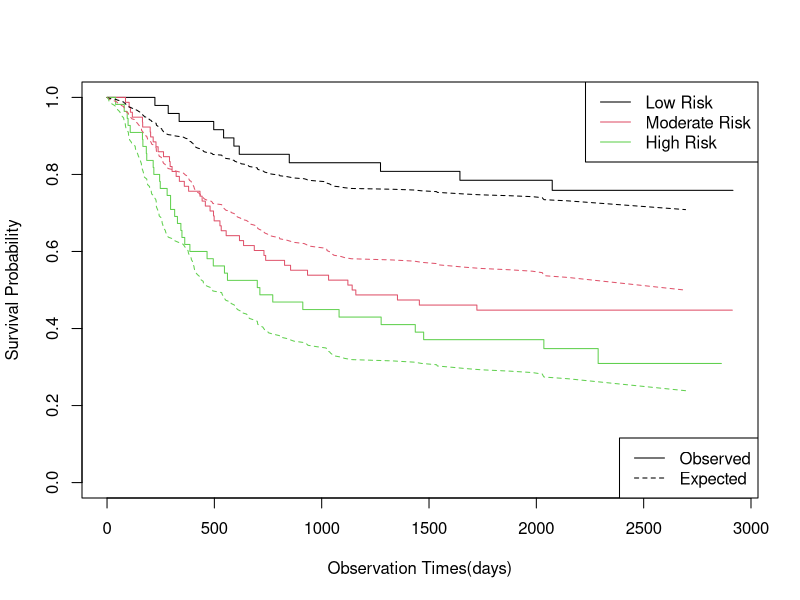
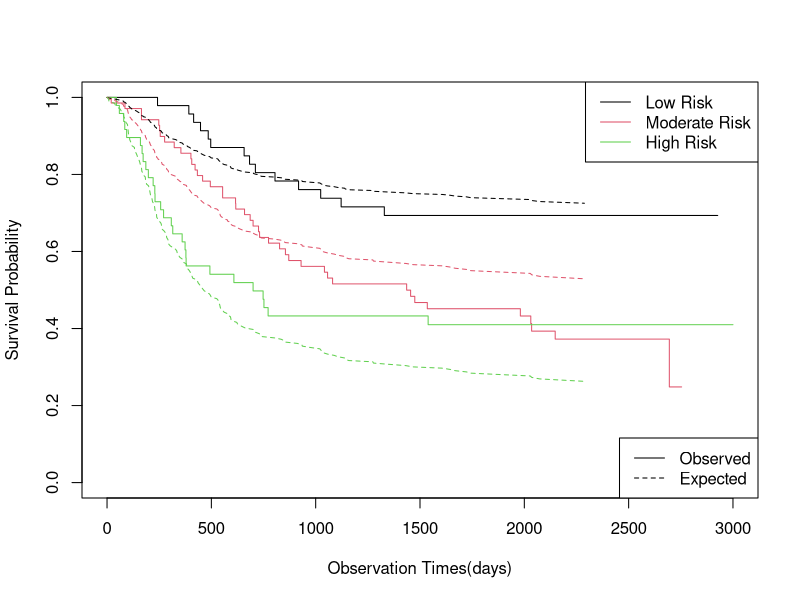
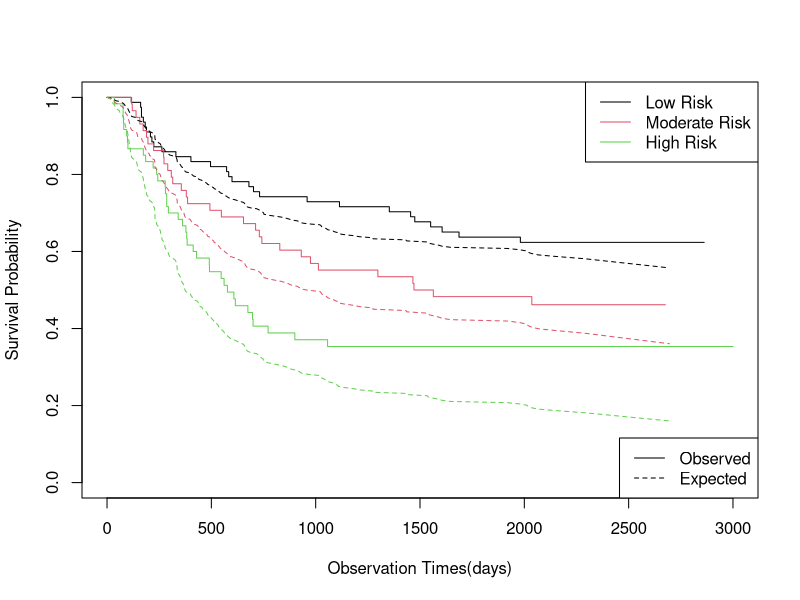
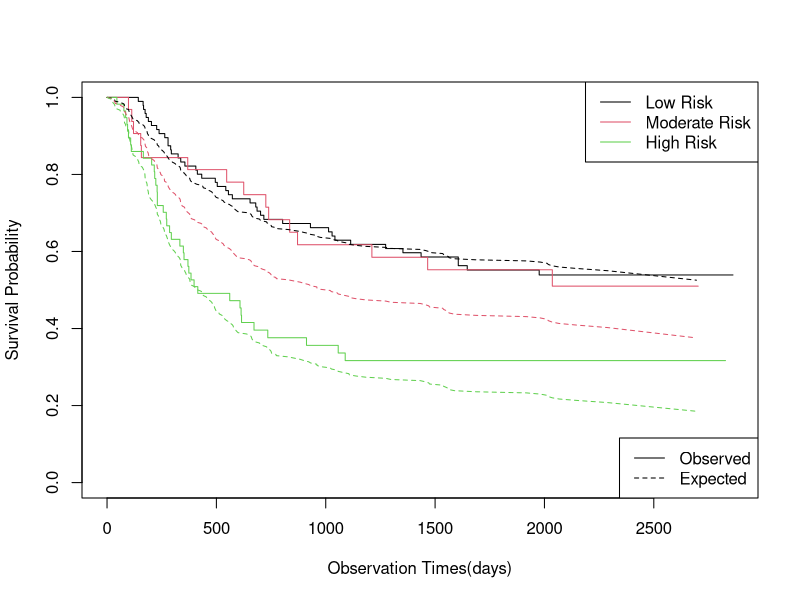

These charts were generated, in order, by the following R code:
library(survival)
data(colon)
#summary(colon)
# data for Ran's group Patient ids assigned 101-910

data <- colon[201:1820,] 
rownames(data) <- NULL
data[is.na(data$differ),"differ"] <- 2# replace 26 NA in differ with median value 2

# replace Age >= 60 to 1, and Age < 60 to 0
data[data$age >= 60, "age"] <- 1
data[data$age < 60 & data$age > 1, "age"] <- 0
new.data <- data
#cor(new.data[-c(1,2,3,10,15,16)]) 

# correlation between nodes(without NA) and node4 is high, and we decided to remove nodes because it has the NA missing data

#rownames(new.data) <- NULL
#new.data[is.na(new.data$differ),"differ"] <- 2
new.data$nodes <- NULL #node4 (>4), has relatively greater correlation with other variables compared with nodes

recurrence <- subset(new.data, new.data$etype == 1)
rownames(recurrence) <- NULL
death <- subset(new.data, new.data$etype == 2)
rownames(death) <- NULL

recur.obs <- subset(recurrence, recurrence$rx == "Obs")
rownames(recur.obs) <- NULL
recur.obs$rx <- droplevels(recur.obs$rx)
recur.lev <- recurrence[which (recurrence$rx == "Lev"),]
rownames(recur.lev) <- NULL
recur.lev$rx <- droplevels(recur.lev$rx)
recur.5fu <- subset(recurrence, recurrence$rx == "Lev+5FU")
rownames(recur.5fu) <- NULL
recur.5fu$rx <- droplevels(recur.5fu$rx)


######################### Prediction : Recurrence ####################################
########## Training set and Validation Set: Option 1 ##########
# randomly select 2/3 (540) of the patients from the observational group as training data, and use the rest 1/3(264) as the validation data
# We do not want to involve the treatment effect here to affect the proportional hazard model
set.seed(10)
train.row <- sample(seq_len(nrow(recurrence)), size = 540) #set randomly selected 183 rows in training set

train.rec <- recurrence[train.row,]
rownames(train.rec) <- NULL
valid.rec <- recurrence[-train.row,]
rownames(valid.rec) <- NULL

#######recurrence + Lev+5FU set in training model###########

train.obslev5 <- subset(train.rec, train.rec$rx == "Obs" | train.rec$rx == "Lev+5FU")
valid.obslev5 <- subset(valid.rec, valid.rec$rx == "Obs" | valid.rec$rx == "Lev+5FU")
rownames(train.obslev5) <- NULL
train.obslev5$rx <- droplevels(train.obslev5$rx)
rownames(valid.obslev5) <- NULL
valid.obslev5$rx <- droplevels(valid.obslev5$rx)
full.pre.lev5 <- coxph(Surv(train.obslev5$time, train.obslev5$status)~rx + sex + age + obstruct + perfor + adhere + node4 + factor(differ) + factor(extent) + surg, data = train.obslev5) 
step(full.pre.lev5, direction = c("both"))

# Thus, our final prediction model for lev5FU is
pre.lev5 <- coxph(formula = Surv(train.obslev5$time, train.obslev5$status) ~ rx + node4 + factor(differ) + factor(extent) + surg, data = train.obslev5)
summary(pre.lev5) #significant

# Diagnosis####


### change value of rx (lev+5FU = 1, obs = 0) for calculation
X.train <- model.matrix(pre.lev5)
X.valid <- model.matrix(~rx + node4 + factor(differ) + factor(extent) + surg , data = valid.obslev5)
X.valid <- X.valid[,-1]

#extract the coefficient from previous selected model without NA
coef.lev5 <- coef(pre.lev5)
coef.lev5 <- as.numeric(coef.lev5)
coef.lev5 <- coef.lev5[!is.na(coef.lev5)]

risk.train <- X.train %*% coef.lev5
risk.valid <- X.valid %*% coef.lev5

#levels data with 1, 2, 3 levels corresponding to 33th and 67th percentile rank
quant.lev5.rec <- as.numeric(quantile(risk.train, c(0.33, 0.67))) #obtain the 33th and 67th percentile from training data

risk.valid <- as.factor(cut(risk.valid, breaks =c(-Inf, quant.lev5.rec, Inf), labels = FALSE))

valid.obslev5$level <- risk.valid

plot(survfit(Surv(valid.obslev5$time, valid.obslev5$status) ~ level, data=valid.obslev5), mark.time=FALSE,
     lty = 1, col = 1:3, xlab = "Observation Times(days)", ylab = "Survival Probability")
legend("topright", legend = c("Low Risk", "Moderate Risk", "High Risk"), lty = 1, col = 1:3)
lines(survexp( ~ level, ratetable=pre.lev5, data=valid.obslev5), lty = 2, col=1:3)
legend("bottomright", legend = c("Observed", "Expected"), lty = 1:2, col = 1)

###########################Prediction: Obs + Lev+5FU############
######### different seed###################
set.seed(818)
train.row <- sample(seq_len(nrow(recurrence)), size = 540) #set randomly selected 183 rows in training set

train.rec <- recurrence[train.row,]
rownames(train.rec) <- NULL
valid.rec <- recurrence[-train.row,]
rownames(valid.rec) <- NULL

#######recurrence + Lev+5FU set in training model###########

train.obslev5 <- subset(train.rec, train.rec$rx == "Obs" | train.rec$rx == "Lev+5FU")
valid.obslev5 <- subset(valid.rec, valid.rec$rx == "Obs" | valid.rec$rx == "Lev+5FU")
rownames(train.obslev5) <- NULL
train.obslev5$rx <- droplevels(train.obslev5$rx)
rownames(valid.obslev5) <- NULL
valid.obslev5$rx <- droplevels(valid.obslev5$rx)
full.pre.lev5 <- coxph(Surv(train.obslev5$time, train.obslev5$status)~rx + sex + age + obstruct + perfor + adhere + node4 + factor(differ) + factor(extent) + surg, data = train.obslev5) 
step(full.pre.lev5, direction = c("both"))


# Thus, our final prediction model for lev5FU is
pre.lev5 <- coxph(formula = Surv(train.obslev5$time, train.obslev5$status) ~ rx + perfor + node4 + factor(differ) + factor(extent) + surg, data = train.obslev5)
summary(pre.lev5) #significant


### change value of rx (lev+5FU = 1, obs = 0) for calculation
X.train <- model.matrix(pre.lev5)
X.valid <- model.matrix(~rx + perfor + node4 + factor(differ) + factor(extent) + surg , data = valid.obslev5)
X.valid <- X.valid[,-1]

#extract the coefficient from previous selected model without NA
coef.lev5 <- coef(pre.lev5)
coef.lev5 <- as.numeric(coef.lev5)
coef.lev5 <- coef.lev5[!is.na(coef.lev5)]

risk.train <- X.train %*% coef.lev5
risk.valid <- X.valid %*% coef.lev5

#levels data with 1, 2, 3 levels corresponding to 33th and 67th percentile rank
quant.lev5.rec <- as.numeric(quantile(risk.train, c(0.33, 0.67))) #obtain the 33th and 67th percentile from training data
risk.valid <- as.factor(cut(risk.valid, breaks =c(-Inf, quant.lev5.rec, Inf), labels = FALSE))

valid.obslev5$level <- risk.valid

plot(survfit(Surv(valid.obslev5$time, valid.obslev5$status) ~ level, data=valid.obslev5), mark.time=FALSE,
     lty = 1, col = 1:3, xlab = "Observation Times(days)", ylab = "Survival Probability")
legend("topright", legend = c("Low Risk", "Moderate Risk", "High Risk"), lty = 1, col = 1:3)
lines(survexp( ~ level, ratetable=pre.lev5, data=valid.obslev5), lty = 2, col=1:3)
legend("bottomright", legend = c("Observed", "Expected"), lty = 1:2, col = 1)

##############################################
set.seed(1)
train.row <- sample(seq_len(nrow(recurrence)), size = 540) #set randomly selected 183 rows in training set

train.rec <- recurrence[train.row,]
rownames(train.rec) <- NULL
valid.rec <- recurrence[-train.row,]
rownames(valid.rec) <- NULL

#######recurrence + Lev set in training model###########

train.obslev <- subset(train.rec, train.rec$rx == "Obs" | train.rec$rx == "Lev")
valid.obslev <- subset(valid.rec, valid.rec$rx == "Obs" | valid.rec$rx == "Lev")
rownames(train.obslev) <- NULL
train.obslev$rx <- droplevels(train.obslev$rx)
rownames(valid.obslev) <- NULL
valid.obslev$rx <- droplevels(valid.obslev$rx)
full.pre.lev <- coxph(Surv(train.obslev$time, train.obslev$status)~rx + sex + age + obstruct + perfor + adhere + node4 + factor(differ) + factor(extent) + surg, data = train.obslev) 
step(full.pre.lev, direction = c("both"))

# Thus, our final prediction model for lev5FU is
pre.lev <- coxph(formula = Surv(train.obslev$time, train.obslev$status) ~ obstruct + adhere + node4 + factor(differ) + factor(extent) + surg, data = train.obslev)
summary(pre.lev) #significant


### change value of rx (lev+5FU = 1, obs = 0) for calculation
X.train.lev <- model.matrix(pre.lev)
X.valid.lev <- model.matrix(~obstruct + adhere + node4 + factor(differ) + factor(extent) + surg, data = valid.obslev)
X.valid.lev <- X.valid.lev[,-1]

#extract the coefficient from previous selected model without NA
coef.lev <- coef(pre.lev)
coef.lev <- as.numeric(coef.lev)
coef.lev <- coef.lev[!is.na(coef.lev)]

risk.train.lev <- X.train.lev %*% coef.lev
risk.valid.lev <- X.valid.lev %*% coef.lev

#levels data with 1, 2, 3 levels corresponding to 33th and 67th percentile rank
quant.lev.rec <- as.numeric(quantile(risk.train.lev, c(0.33, 0.67))) #obtain the 33th and 67th percentile from training data
risk.valid.lev <- as.factor(cut(risk.valid.lev, breaks =c(-Inf, quant.lev.rec, Inf), labels = FALSE))
valid.obslev$level <- risk.valid.lev

plot(survfit(Surv(valid.obslev$time, valid.obslev$status) ~ level, data=valid.obslev), mark.time=FALSE,
     lty = 1, col = 1:3, xlab = "Observation Times(days)", ylab = "Survival Probability")
legend("topright", legend = c("Low Risk", "Moderate Risk", "High Risk"), lty = 1, col = 1:3)
lines(survexp( ~ level, ratetable=pre.lev, data=valid.obslev), lty = 2, col=1:3)
legend("bottomright", legend = c("Observed", "Expected"), lty = 1:2, col = 1)

#################### Different set.seed for randomly selecting training set###############

set.seed(500)
train.row <- sample(seq_len(nrow(recurrence)), size = 540) #set randomly selected 183 rows in training set

train.rec <- recurrence[train.row,]
rownames(train.rec) <- NULL
valid.rec <- recurrence[-train.row,]
rownames(valid.rec) <- NULL

#######recurrence + Lev set in training model###########

train.obslev <- subset(train.rec, train.rec$rx == "Obs" | train.rec$rx == "Lev")
valid.obslev <- subset(valid.rec, valid.rec$rx == "Obs" | valid.rec$rx == "Lev")
rownames(train.obslev) <- NULL
train.obslev$rx <- droplevels(train.obslev$rx)
rownames(valid.obslev) <- NULL
valid.obslev$rx <- droplevels(valid.obslev$rx)
full.pre.lev <- coxph(Surv(train.obslev$time, train.obslev$status)~rx + sex + age + obstruct + perfor + adhere + node4 + differ + extent + surg, data = train.obslev) 
step(full.pre.lev, direction = c("both"))

# Thus, our final prediction model for lev is
pre.lev <- coxph(formula = Surv(train.obslev$time, train.obslev$status) ~ age + obstruct + perfor+ node4 + differ + surg, data = train.obslev)
summary(pre.lev) #significant


### change value of rx (lev+5FU = 1, obs = 0) for calculation
X.train.lev <- cbind(train.obslev$age, train.obslev$obstruct, train.obslev$perfor, train.obslev$node4, train.obslev$differ, train.obslev$extent)
X.valid.lev <- cbind(valid.obslev$age, valid.obslev$obstruct, valid.obslev$perfor, valid.obslev$node4, valid.obslev$differ, valid.obslev$extent)

#extract the coefficient from previous selected model without NA
coef.lev <- coef(pre.lev)
coef.lev <- as.numeric(coef.lev)
coef.lev <- coef.lev[!is.na(coef.lev)]

risk.train.lev <- X.train.lev %*% coef.lev
risk.valid.lev <- X.valid.lev %*% coef.lev

#levels data with 1, 2, 3 levels corresponding to 33th and 67th percentile rank
quant.lev.rec <- as.numeric(quantile(risk.train.lev, c(0.33, 0.67))) #obtain the 33th and 67th percentile from training data
risk.valid.lev <- as.factor(cut(risk.valid.lev, breaks =c(-Inf, quant.lev.rec, Inf), labels = FALSE))

valid.obslev$level <- risk.valid.lev

plot(survfit(Surv(valid.obslev$time, valid.obslev$status) ~ level, data=valid.obslev), mark.time=FALSE,
     lty = 1, col = 1:3, xlab = "Observation Times(days)", ylab = "Survival Probability")
legend("topright", legend = c("Low Risk", "Moderate Risk", "High Risk"), lty = 1, col = 1:3)
lines(survexp( ~ level, ratetable=pre.lev, data=valid.obslev), lty = 2, col=1:3)
legend("bottomright", legend = c("Observed", "Expected"), lty = 1:2, col = 1)

